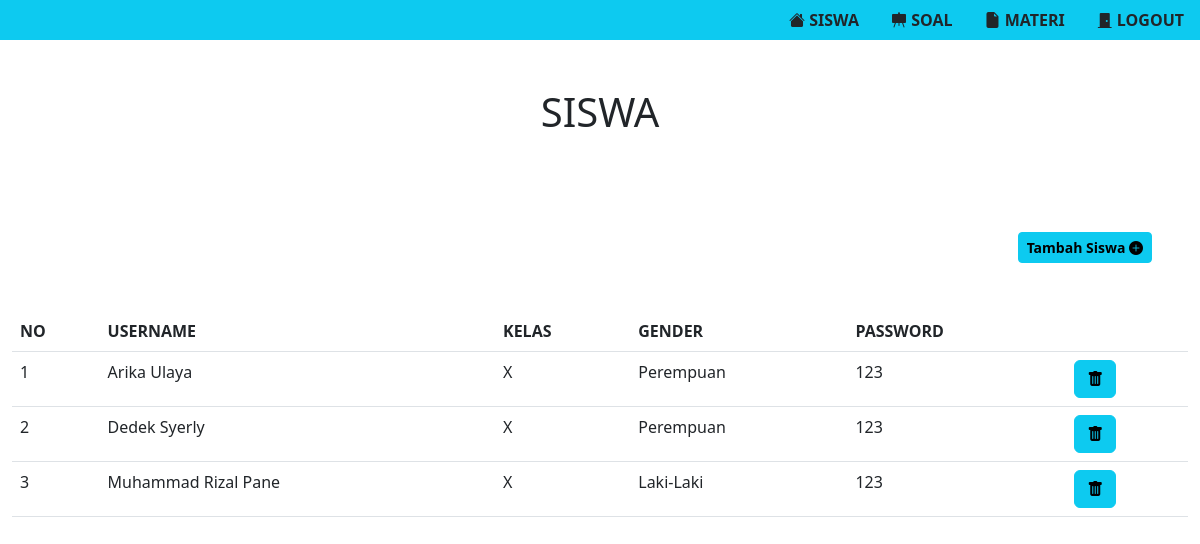
The app's page /wp-admin/teacher.php (signed in) with its own data.
### tables this page shows
CREATE TABLE `users` (
  `id` int(11) NOT NULL,
  `username` varchar(255) NOT NULL,
  `kelas` varchar(255) NOT NULL,
  `gender` varchar(255) NOT NULL,
  `password` varchar(255) NOT NULL
);

### wp-admin/teacher.php (the view, shortened to what this page needs)
<?php
include './source/execution/connection.php';
?>
<!DOCTYPE html>
<html lang="en">
<head>
    <link rel="stylesheet" href="./source/css/master.css">
    <link rel="stylesheet" href="./source/css/bootstrap.css">
    <link rel="stylesheet" href="https://cdn.jsdelivr.net/npm/bootstrap-icons@1.9.1/font/bootstrap-icons.css">
</head>
<body>
    <div class="bg-info">
        <ul class="nav justify-content-end">
            <li class="nav-item transform-zoom">
                <a class="nav-link none text-dark fw-bold" href="teacher.php"><i class="bi bi-house-fill"></i> SISWA</a>
            </li>
            <li class="nav-item transform-zoom">
                <a class="nav-link none text-dark fw-bold" href="soal.php"><i class="bi bi-easel-fill"></i></i> SOAL</a>
            </li>
            <li class="nav-item transform-zoom">
                <a class="nav-link none text-dark fw-bold" href="materi.php"><i class="bi bi-file-earmark-fill"></i> MATERI</a>
            </li>
            <li class="nav-item transform-zoom">
                <a class="nav-link none text-dark fw-bold" href="exit.php"><i class="bi bi-door-closed-fill"></i> LOGOUT</a>
            </li>
        </ul>
    </div>
    <h1 class="text-center m-5">SISWA</h1>
    <ul class="nav justify-content-end">
        <li class="nav-item m-5">
            <button type="button" class="btn btn-sm btn-info fw-bold" data-bs-toggle="modal" data-bs-target="#modaltambahsiswa">
                Tambah Siswa <i class="bi bi-plus-circle-fill"></i>
            </button>
        </li>
    </ul>
    <div class="container-fluid">
        <table class="table">
            <tr>
                <th>NO</th>
                <th>USERNAME</th>
                <th>KELAS</th>
                <th>GENDER</th>
                <th>PASSWORD</th>
                <th></th>
            </tr>
            <?php
            $no = 1;
            $data1 = mysqli_query($connection, "select * from users");
            while ($d = mysqli_fetch_array($data1)) {
            ?>
                <tr>
                    <td><?php echo $no++; ?></td>
                    <td><?php echo $d['username']; ?></td>
                    <td><?php echo $d['kelas']; ?></td>
                    <td><?php echo $d['gender']; ?></td>
                    <td><?php echo $d['password']; ?></td>
                    <td>
                        <a style="text-decoration: none;" class="btn btn-info" href="dsiswa.php?id=<?php echo $d['id']; ?>"><i class="bi bi-trash-fill"></i></a>
                    </td>
                </tr>
            <?php
            }
            ?>
        </table>
    </div>
</body>
</html>

### wp-admin/source/css/master.css (style rules this page uses)
.none { text-decoration: none; }
.transform-zoom { -webkit-transition: transform 0.5s; transition: transform 0.5s; }

### records on screen
users: username "Arika Ulaya", kelas "X", gender "Perempuan", password "123"
users: username "Dedek Syerly", kelas "X", gender "Perempuan", password "123"
users: username "Muhammad Rizal Pane", kelas "X", gender "Laki-Laki", password "123"
